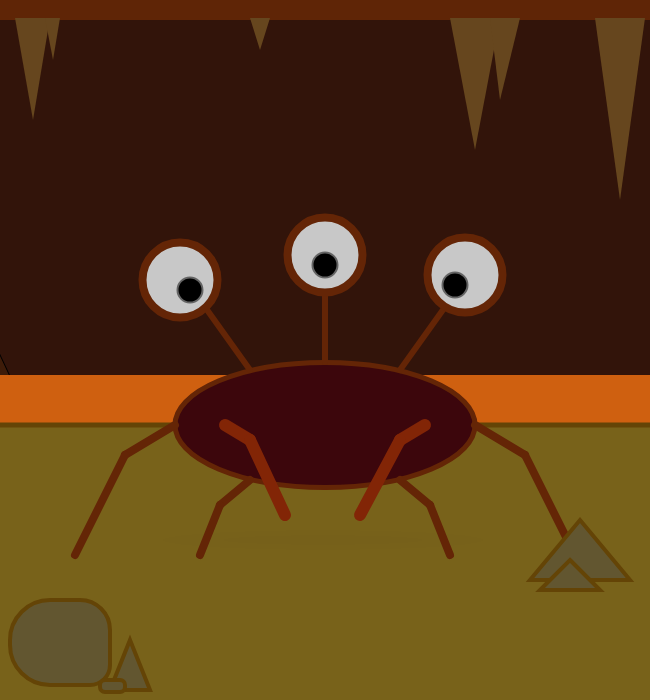
Frame 1 (no input)
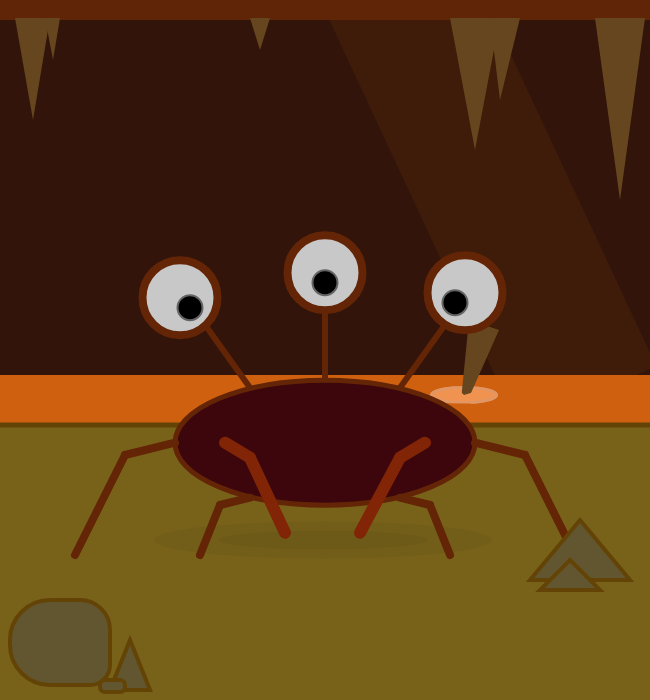
Frame 60 (no input)
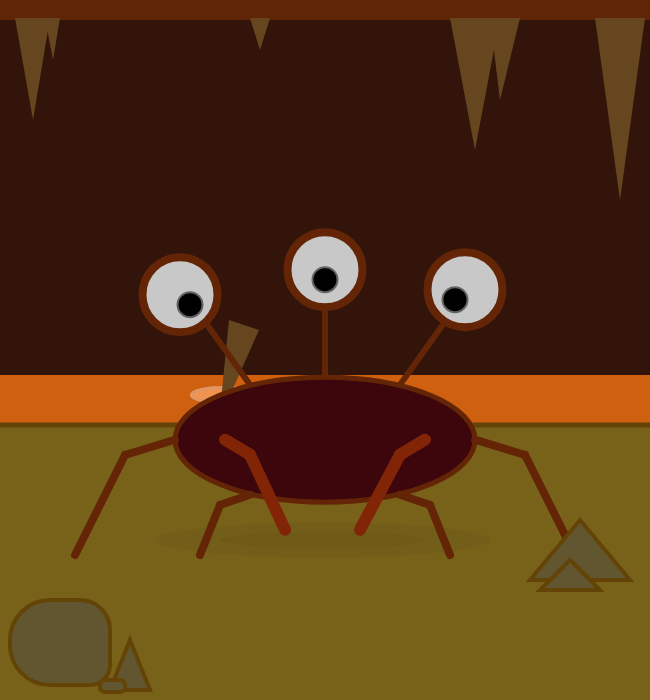
Frame 120 (the mouse pressed at the canvas centre since frame 60)

The p5.js sketch that drew these frames (run headless with seeded random() and noise() and a simulated clock; from frame 60 on, the mouse is pressed at the canvas centre):

// p5.js sketch
// ── sketch.js
let shinyX = -300;
let shinyY = -50;

let spikeX = 125;

let crabY = 0;
let crabSpeed = 0.3;
let crabDirection = 1;

let shadowSizeX = 0;
let shadowSizeY = 0;
let shadowSpeedX = 0.15;
let shadowSpeedY = 0.15;
let shadowDirectionX = 1;
let shadowDirectionY = 1;
let shadowVisibility = 0;
let shadowVisSpeed = 0.15;
let shadowVisDirection = 1;

function setup() {
  createCanvas(650, 700);
}

function draw() {
  background(50, 20, 10);
  
  // background layers
  rotate(radians(335));
  fill(255, 150, 0, 15);
  rect(shinyX, shinyY, 150, 600); // animated shiny
  rotate(radians(+25));
  strokeWeight(0);
  fill(207, 96, 16);
  rect(0, 375, 700, 100); // lava
  strokeWeight(5);
  stroke(100, 68, 6);
  fill(120, 98, 26);
  rect(-10, 425, 700); // foreground
  strokeWeight(0);
  fill(95, 37, 6);
  rect(0, 0, 700, 20); // cave top
  
  // animate the shine
  shinyX = shinyX + 10;
  shinyY = shinyY + 1;
  
  // loop the shiny
  if (shinyX > 2200) {
    shinyX = -300;
    shinyY = -50;
  }
  
  // floating stalacite
  strokeWeight(3);
  stroke(225, 150, 100);
  fill(241, 147, 80);
  ellipse(spikeX+575, 395, 65, 15);
  strokeWeight(0);
  fill(102, 70, 30);
  triangle(spikeX+580, 320, spikeX+610, 330, spikeX+570, 420);
  strokeWeight(3);
  stroke(225, 150, 100);
  fill(241, 147, 80);
  arc(spikeX+575, 395, 65, 15, 6, PI + QUARTER_PI);
  fill(207, 96, 16);
  stroke(207, 96, 16);
  rect(spikeX+550, 405, 30, 13);
  
  // animate the floating stalacite
  spikeX = spikeX -4;
  
  // loop the stalacite
  if (spikeX < -1000) {
    spikeX = 125;
  }
  
  // creature shadow
  stroke(0, 0);
  ellipseMode(RADIUS);
  fill(0, shadowVisibility+3);
  ellipse(323, 540, shadowSizeX+160, shadowSizeY+10);
  ellipseMode(CENTER);
  fill(0, shadowVisibility+3);
  ellipse(323, 540, shadowSizeX+200, shadowSizeY+10);
  
  // animate the shadow
  shadowSizeX = shadowSizeX + shadowSpeedX * shadowDirectionX;
  shadowSizeY = shadowSizeY + shadowSpeedY * shadowDirectionY;
  shadowVisibility = shadowVisibility + shadowVisSpeed * shadowVisDirection;
  
  // shadow animation limits
  if (shadowSizeX >= 12.5 || shadowSizeX < 0) {
      shadowDirectionX *= -1;
  }
  if (shadowSizeY >= 12.5 || shadowSizeY < 0) {
      shadowDirectionY *= -1;
  }
  if (shadowVisibility >= 12.5 || shadowVisibility < 0) {
    shadowVisDirection *= -1;
  }
  
  // shadow resets with crab body position in case of desync
  if (crabY <= 0) {
    shadowSizeX = 0;
    shadowSizeY = 0;
    shadowVisibility = 0;
  }
  
  // body shape
  strokeWeight(5);
  stroke(100, 37, 6);
  fill(60, 6, 12);
  ellipse(325, crabY+425, 300, 125);
  
  // mouth lines
  strokeWeight(12);
  stroke(130, 37, 6);
  line(225, crabY+425, 250, crabY+440);
  line(250, crabY+440, 285, crabY+515);
  
  line(425, crabY+425, 400, crabY+440);
  line(400, crabY+440, 360, crabY+515);
  
  // leg lines
  strokeWeight(8);
  stroke(100, 37, 6);
  line(175, crabY+425, 125, 455);
  line(125, 455, 75, 555);
  
  line(475, crabY+425, 525, 455);
  line(525, 455, 575, 555);
  
  line(250, crabY+480, 220, 505);
  line(220, 505, 200, 555);
  
  line(400, crabY+480, 430, 505);
  line(430, 505, 450, 555);
  
  // neck lines
  strokeWeight(6);
  line(250, crabY+370, 200, crabY+300);
  line(325, crabY+362, 325, crabY+280);
  line(400, crabY+370, 450, crabY+300);
  
  // eyeball shapes
  strokeWeight(8);
  fill(200);
  ellipse(180, crabY+280, 75);
  ellipse(325, crabY+255, 75);
  ellipse(465, crabY+275, 75);
  
  // iris shapes
  strokeWeight(2);
  stroke(100);
  fill(0);
  ellipse(190, crabY+290, 25);
  ellipse(325, crabY+265, 25);
  ellipse(455, crabY+285, 25);
  
  // animate the crab
  crabY = crabY + crabSpeed * crabDirection;
  
  // crab animation limits
  if (crabY >= 25 || crabY <= 0) {
    crabDirection *= -1;
  }
  
  // foreground rocks
  fill(98, 86, 48);
  strokeWeight(4);
  stroke(100, 68, 6);
  rect(10, 600, 100, 85, 40, 30, 20, 40);
  triangle(130, 640, 150, 690, 110, 690);
  rect(100, 680, 25, 12, 5);
  triangle(580, 520, 630, 580, 530, 580);
  triangle(570, 560, 600, 590, 540, 590);
  
  // stalactites
  fill(102, 70, 30);
  strokeWeight(0);
  triangle(15, 18, 50, 18, 33, 120);
  triangle(45, 18, 60, 18, 53, 60);
  triangle(250, 18, 270, 18, 260, 50);
  triangle(450, 18, 500, 18, 475, 150);
  triangle(490, 18, 520, 18, 500, 100);
  triangle(595, 18, 645, 18, 620, 200);
}
